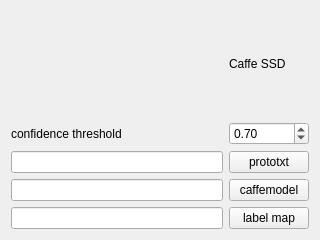
<?xml version="1.0" encoding="UTF-8"?>
<ui version="4.0">
 <class>Widget</class>
 <widget class="QWidget" name="Widget">
  <property name="geometry">
   <rect>
    <x>0</x>
    <y>0</y>
    <width>320</width>
    <height>240</height>
   </rect>
  </property>
  <property name="windowTitle">
   <string>Form</string>
  </property>
  <layout class="QGridLayout" name="gridLayout">
   <item row="4" column="0">
    <widget class="QLineEdit" name="caffemodelLineEdit"/>
   </item>
   <item row="1" column="1">
    <widget class="QDoubleSpinBox" name="confidenceSpinBox">
     <property name="maximum">
      <double>1.000000000000000</double>
     </property>
     <property name="singleStep">
      <double>0.100000000000000</double>
     </property>
     <property name="value">
      <double>0.700000000000000</double>
     </property>
    </widget>
   </item>
   <item row="0" column="1">
    <widget class="QLabel" name="label">
     <property name="text">
      <string>Caffe SSD</string>
     </property>
    </widget>
   </item>
   <item row="3" column="1">
    <widget class="QPushButton" name="prototxtButton">
     <property name="text">
      <string>prototxt</string>
     </property>
    </widget>
   </item>
   <item row="3" column="0">
    <widget class="QLineEdit" name="prototxtLineEdit"/>
   </item>
   <item row="4" column="1">
    <widget class="QPushButton" name="caffemodelButton">
     <property name="text">
      <string>caffemodel</string>
     </property>
    </widget>
   </item>
   <item row="1" column="0">
    <widget class="QLabel" name="label_2">
     <property name="toolTip">
      <string>&lt;html&gt;&lt;head/&gt;&lt;body&gt;&lt;p&gt;Only store detections with score higher than the threshold.&lt;/p&gt;&lt;/body&gt;&lt;/html&gt;</string>
     </property>
     <property name="text">
      <string>confidence threshold</string>
     </property>
    </widget>
   </item>
   <item row="5" column="1">
    <widget class="QPushButton" name="labelmapButton">
     <property name="text">
      <string>label map</string>
     </property>
    </widget>
   </item>
   <item row="5" column="0">
    <widget class="QLineEdit" name="labelmapLineEdit"/>
   </item>
  </layout>
 </widget>
 <resources/>
 <connections/>
</ui>
